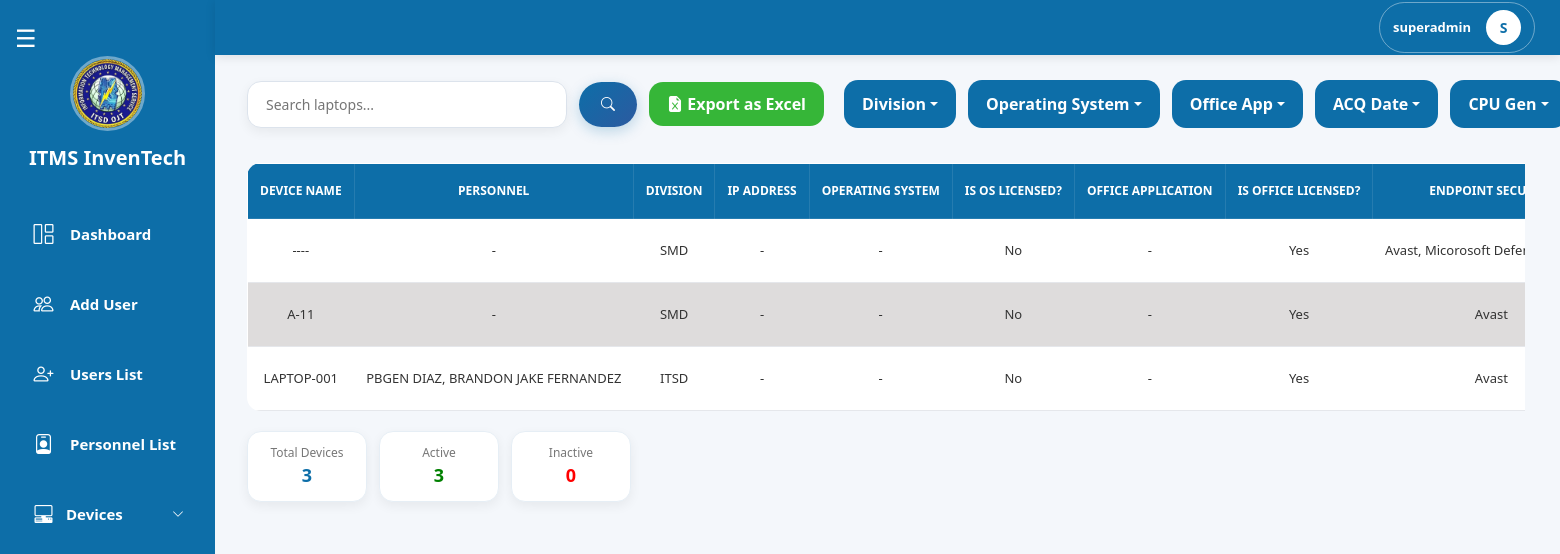
Screenshot of /pages/superadmin/device_laptops.php (signed in) with the database file from the repository.
### tables this page shows
CREATE TABLE `laptops` (
  `id` int(11) NOT NULL,
  `personnel_id` int(11) NOT NULL,
  `device_id` int(11) NOT NULL,
  `device_name` varchar(150) NOT NULL,
  `division_id` int(11) NOT NULL,
  `ip_address` varchar(50) DEFAULT NULL,
  `os` varchar(100) DEFAULT NULL,
  `is_os_licensed` tinyint(1) DEFAULT NULL,
  `is_remote_acc` tinyint(1) DEFAULT NULL,
  `endpoint_security_id` longtext DEFAULT NULL,
  `no_of_installed_anti_virus` int(11) DEFAULT NULL,
  `date_installed` date DEFAULT NULL,
  `guid` varchar(100) DEFAULT NULL,
  `mac_address` varchar(100) DEFAULT NULL,
  `cpu_brand` varchar(100) DEFAULT NULL,
  `cpu_generation` int(11) DEFAULT NULL,
  `cpu_cores` int(11) DEFAULT NULL,
  `gb_ram` int(11) DEFAULT NULL,
  `monitor_brand` varchar(100) DEFAULT NULL,
  `monitor_size_inches` int(11) DEFAULT NULL,
  `no_of_user_accounts` int(11) DEFAULT NULL,
  `user_account_type` longtext DEFAULT NULL,
  `authorized_software` text DEFAULT NULL,
  `unauthorized_software` text DEFAULT NULL,
  `office_application` varchar(150) DEFAULT NULL,
  `is_office_licensed` tinyint(1) DEFAULT NULL,
  `previous_owners_id` longtext DEFAULT NULL CHECK (json_valid(`previous_owners_id`)),
  `created_date` date DEFAULT current_timestamp(),
  `last_updated_at` date DEFAULT NULL,
  `par_serial_no` varchar(255) DEFAULT NULL,
  `is_active` tinyint(1) DEFAULT 1,
  `acquisition_date` date DEFAULT NULL
);

CREATE TABLE `divisions` (
  `id` int(11) NOT NULL,
  `division` varchar(100) NOT NULL
);

### pages/superadmin/device_laptops.php (the view, shortened to what this page needs)
<?php
include "../../config/db.php";
function getEndpointNames($conn, $json)
{
    $ids = json_decode($json, true);
    $ids = implode(',', array_map('intval', $ids));
    $result = $conn->query("SELECT antivirus FROM endpoint_security WHERE id IN ($ids)");
    $names = [];
    while ($row = $result->fetch_assoc()) {
        $names[] = $row['antivirus'];
    }
    return implode(', ', $names);
}
function dash($val)
{
    $v = trim($val ?? '');
    return $v !== '' ? htmlspecialchars($v) : '-';
}
$limit  = 10;
$page   = max(1, (int)($_GET['page'] ?? 1));
$offset = ($page - 1) * $limit;
$search = trim($_GET['search'] ?? '');
$division_filter_raw  = $_GET['division']        ?? [];
$os_filter_raw        = $_GET['filter_os']       ?? [];
$office_filter_raw    = $_GET['filter_office']   ?? [];
$division_filter = is_array($division_filter_raw) ? array_filter(array_map('trim', $division_filter_raw)) : [];
$os_filter       = is_array($os_filter_raw)       ? array_filter(array_map('trim', $os_filter_raw))       : [];
$office_filter   = is_array($office_filter_raw)   ? array_filter($office_filter_raw)                      : [];
$active_filter   = isset($_GET['is_active']) ? trim($_GET['is_active']) : '';
$acq_filter      = trim($_GET['filter_acq'] ?? '');
$cpu_gen_filter  = trim($_GET['filter_cpu_gen'] ?? '');
$baseWhere  = [];
$baseParams = [];
$baseTypes  = '';
$whereSQL = !empty($baseWhere) ? "WHERE " . implode(" AND ", $baseWhere) : "";
$baseJoin = "FROM laptops d
             LEFT JOIN personnels p  ON d.personnel_id = p.id
             LEFT JOIN ranks r       ON p.rank_id = r.id
             LEFT JOIN divisions dv  ON d.division_id = dv.id";
$st = $conn->prepare("SELECT COUNT(*) AS total $baseJoin $whereSQL");
$st->execute();
$totalDevices = $st->get_result()->fetch_assoc()['total'] ?? 0;
$activeWhere   = $baseWhere;
$activeWhere[] = "d.is_active = 1";
$activeSQL     = "WHERE " . implode(" AND ", $activeWhere);
$inactiveWhere   = $baseWhere;
$inactiveWhere[] = "d.is_active = 0";
$inactiveSQL     = "WHERE " . implode(" AND ", $inactiveWhere);
$sa = $conn->prepare("SELECT COUNT(*) AS total $baseJoin $activeSQL");
$sa->execute();
$activeDevices = $sa->get_result()->fetch_assoc()['total'] ?? 0;
$si = $conn->prepare("SELECT COUNT(*) AS total $baseJoin $inactiveSQL");
$si->execute();
$inactiveDevices = $si->get_result()->fetch_assoc()['total'] ?? 0;
$stmt = $conn->prepare("
    SELECT d.*,
           CONCAT(r.rank,'  ',p.last_name,', ',p.first_name,' ',p.middle_name) AS personnel_name,
           dv.division AS division_name
    $baseJoin $whereSQL ORDER BY d.device_name ASC LIMIT ?,?
");
$fp  = $baseParams;
$ft  = $baseTypes . 'ii';
$fp[] = $offset;
$fp[] = $limit;
$stmt->bind_param($ft, ...$fp);
$stmt->execute();
$result = $stmt->get_result();
$exportParams = http_build_query([
    'search'          => $search,
    'division'        => $division_filter,
    'filter_os'       => $os_filter,
    'filter_office'   => $office_filter,
    'is_active'       => $active_filter,
    'filter_acq'      => $acq_filter,
    'filter_cpu_gen'  => $cpu_gen_filter,
]);
?>
<!DOCTYPE html>
<html lang="en">
<head>
    <link href="https://cdn.jsdelivr.net/npm/bootstrap@5.3.3/dist/css/bootstrap.min.css" rel="stylesheet">
    <link rel="stylesheet" href="../superadmin/css/desktop_laptop.css">
    <link rel="stylesheet" href="css/superadmin_navbar.css">
    <link rel="stylesheet" href="./css/superadmin_sidebar.css">
</head>
<body>
    <?php include 'superadmin_sidebar.php'; ?>
    <?php include 'superadmin_navbar.php'; ?>
    <div class="top-bar">
        <div class="search-container">
            <form class="search-form" method="GET" action="device_laptops.php">
                <input type="text" name="search" class="search-input" placeholder="Search laptops..." value="<?= htmlspecialchars($search) ?>">
                <button type="submit" class="search-btn"><i class="bi bi-search"></i></button>
                <a href="export_laptops.php?<?= htmlspecialchars($exportParams) ?>"
                    class="btn add-laptop-btn"
                    onclick="setTimeout(()=>showToast('Export downloaded successfully!','success'),800)">
                    <i class="bi bi-file-earmark-excel-fill"></i> Export as Excel
                </a>
            </form>
        </div>
        <div class="right-side">
            <div class="filters">
                <form method="GET" action="device_laptops.php" id="filterForm">
                    <div class="dropdown">
                        <?php $divLabel = empty($division_filter) ? 'Division' : (count($division_filter) === 1 ? $division_filter[0] : count($division_filter) . ' Divisions selected'); ?>
                        <button class="btn filter-btn dropdown-toggle" type="button" data-bs-toggle="dropdown" data-bs-auto-close="outside"><?= htmlspecialchars($divLabel) ?></button>
                    </div>
                    <div class="dropdown">
                        <?php $osLabel = empty($os_filter) ? 'Operating System' : (count($os_filter) === 1 ? $os_filter[0] : count($os_filter) . ' OS selected'); ?>
                        <button class="btn filter-btn dropdown-toggle" type="button" data-bs-toggle="dropdown" data-bs-auto-close="outside"><?= htmlspecialchars($osLabel) ?></button>
                    </div>
                    <div class="dropdown">
                        <?php $officeLabel = empty($office_filter) ? 'Office App' : (count($office_filter) === 1 ? $office_filter[0] : count($office_filter) . ' Apps selected'); ?>
                        <button class="btn filter-btn dropdown-toggle" type="button" data-bs-toggle="dropdown" data-bs-auto-close="outside"><?= htmlspecialchars($officeLabel) ?></button>
                    </div>
                </form>
            </div>
            <div class="dropdown">
                <?php
                $acqLabel = 'ACQ Date';
                ?>
                <button class="btn filter-btn dropdown-toggle" data-bs-toggle="dropdown"><?= htmlspecialchars($acqLabel) ?></button>
            </div>
            <div class="dropdown cpu-gen-dropdown">
                <?php
                $cpuGenLabel = 'CPU Gen';
                ?>
                <button class="btn filter-btn dropdown-toggle" data-bs-toggle="dropdown"><?= htmlspecialchars($cpuGenLabel) ?></button>
            </div>
        </div>
    </div>
    <div class="contenttable">
        <div class="table-container">
            <table class="users-table">
                <thead>
                    <tr>
                        <th>DEVICE NAME</th>
                        <th>PERSONNEL</th>
                        <th>DIVISION</th>
                        <th>IP ADDRESS</th>
                        <th>OPERATING SYSTEM</th>
                        <th>IS OS LICENSED?</th>
                        <th>OFFICE APPLICATION</th>
                        <th>IS OFFICE LICENSED?</th>
                        <th>ENDPOINT SECURITY</th>
                    </tr>
                </thead>
                <tbody>
                    <?php if ($result->num_rows > 0): ?>
                        <?php while ($row = $result->fetch_assoc()):
                        ?>
                            <tr class="clickable-row" data-active="<?= $row['is_active'] ? '1' : '0' ?>"
                                data-bs-toggle="modal" data-bs-target="#viewLtModal<?= $row['id'] ?>">
                                <td><?= dash($row['device_name'] ?? '') ?></td>
                                <td><?= dash($row['personnel_name'] ?? '') ?></td>
                                <td><?= dash($row['division_name'] ?? '') ?></td>
                                <td><?= dash($row['ip_address'] ?? '') ?></td>
                                <td><?= dash($row['os'] ?? '') ?></td>
                                <td><?= ($row['is_os_licensed'] == 1) ? 'Yes' : 'No' ?></td>
                                <td><?= dash($row['office_application'] ?? '') ?></td>
                                <td><?= ($row['is_office_licensed'] == 1) ? 'Yes' : 'No' ?></td>
                                <td><?= getEndpointNames($conn, $row['endpoint_security_id']) ?: '-' ?></td>
                            </tr>
                                                    <div class="view-value"><?= getEndpointNames($conn, $row['endpoint_security_id']) ?: '' ?></div>
                        <?php endwhile; ?>
                    <?php else: ?>
                        <tr>
                            <td colspan="29" class="text-center">No devices found.</td>
                        </tr>
                    <?php endif; ?>
                </tbody>
            </table>
        </div>
        <div class="table-footer">
            <div class="user-stats">
                <div class="stat-box total">
                    <span class="label">Total Devices</span>
                    <span class="value"><?= $totalDevices ?></span>
                </div>
                <div class="stat-box active">
                    <span class="label">Active</span>
                    <span class="value"><?= $activeDevices ?></span>
                </div>
                <div class="stat-box inactive">
                    <span class="label">Inactive</span>
                    <span class="value"><?= $inactiveDevices ?></span>
                </div>
            </div>
        </div>
    </div>
</body>
</html>

### rows the page displays
laptops: device_name "----", personnel_name "-", division.division "SMD", ip_address "-", os "-", is_os_licensed "No", office_application "-", is_office_licensed "Yes", endpoint_security_id "Avast, Micorosoft…"
laptops: device_name "A-11", personnel_name "-", division.division "SMD", ip_address "-", os "-", is_os_licensed "No", office_application "-", is_office_licensed "Yes", endpoint_security_id "Avast"
laptops: device_name "LAPTOP-001", personnel_name "PBGEN DIAZ, BRANDON JAKE FERNANDEZ", division.division "ITSD", ip_address "-", os "-", is_os_licensed "No", office_application "-", is_office_licensed "Yes", endpoint_security_id "Avast"

### other values shown
$username "superadmin"
substr($username, 0, 1) "S"
$divLabel "Division"
$osLabel "Operating System"
$officeLabel "Office App"
$acqLabel "ACQ Date"
$cpuGenLabel "CPU Gen"
$totalDevices "3"
$activeDevices "3"
$inactiveDevices "0"
